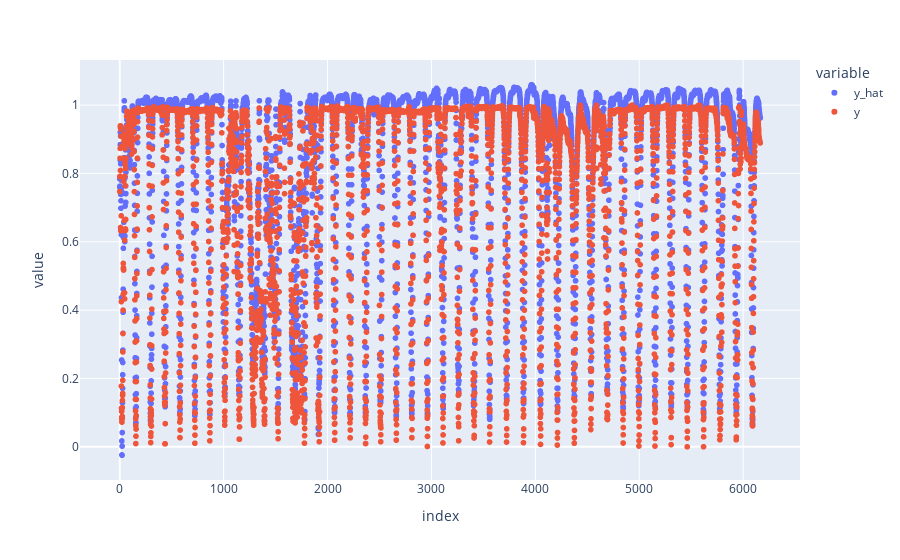

Notebook source saved alongside this figure:
### Code cell
pd.options.plotting.backend = "plotly"
ydf.plot(kind='scatter')

### Figure 1 — Plotly figure (JSON) as saved in the notebook; plotly's stock layout.template omitted (floating-point values rounded to 4 significant figures; data arrays with more than 128 entries replaced by an {"elided": "..."} marker saying what was removed)
{"data": [{"hovertemplate": "variable=y_hat<br>index=%{x}<br>value=%{y}<extra></extra>", "legendgroup": "y_hat", "marker": {"color": "#636efa", "symbol": "circle"}, "mode": "markers", "name": "y_hat", "showlegend": true, "type": "scattergl", "x": {"elided": "6166 int values"}, "xaxis": "x", "y": {"elided": "6166 float values"}, "yaxis": "y"}, {"hovertemplate": "variable=y<br>index=%{x}<br>value=%{y}<extra></extra>", "legendgroup": "y", "marker": {"color": "#EF553B", "symbol": "circle"}, "mode": "markers", "name": "y", "showlegend": true, "type": "scattergl", "x": {"elided": "6166 int values"}, "xaxis": "x", "y": {"elided": "6166 float values"}, "yaxis": "y"}], "layout": {"legend": {"title": {"text": "variable"}, "tracegroupgap": 0}, "margin": {"t": 60}, "xaxis": {"anchor": "y", "domain": [0, 1], "title": {"text": "index"}}, "yaxis": {"anchor": "x", "domain": [0, 1], "title": {"text": "value"}}}}
